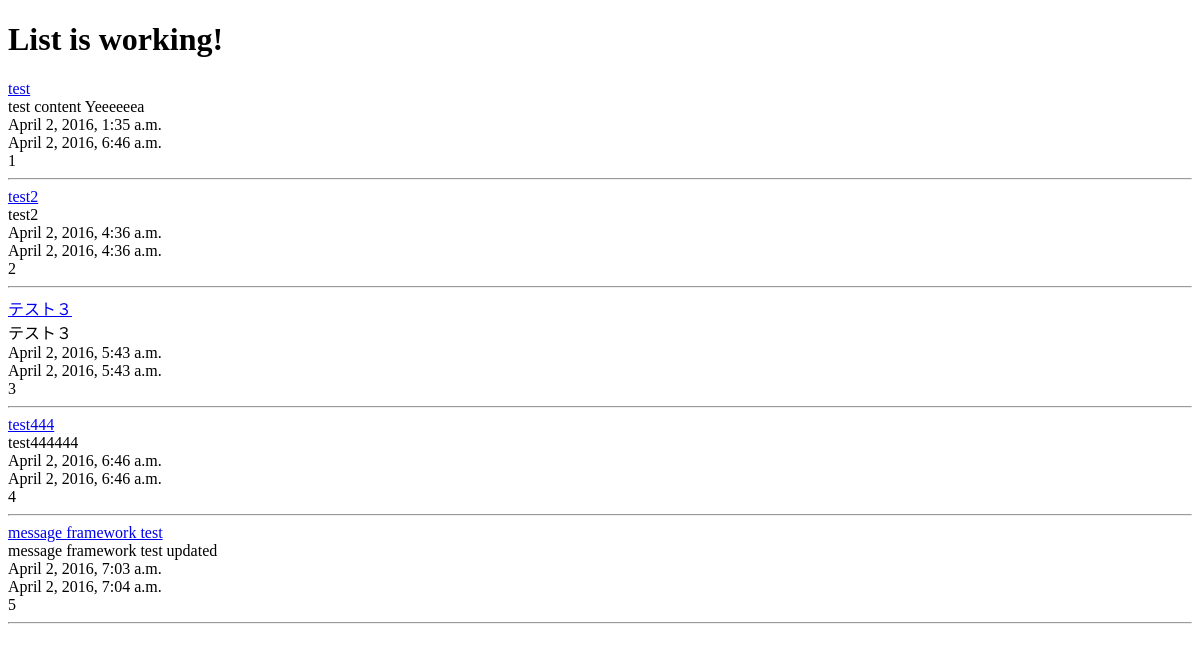
Before: / with the older database file.
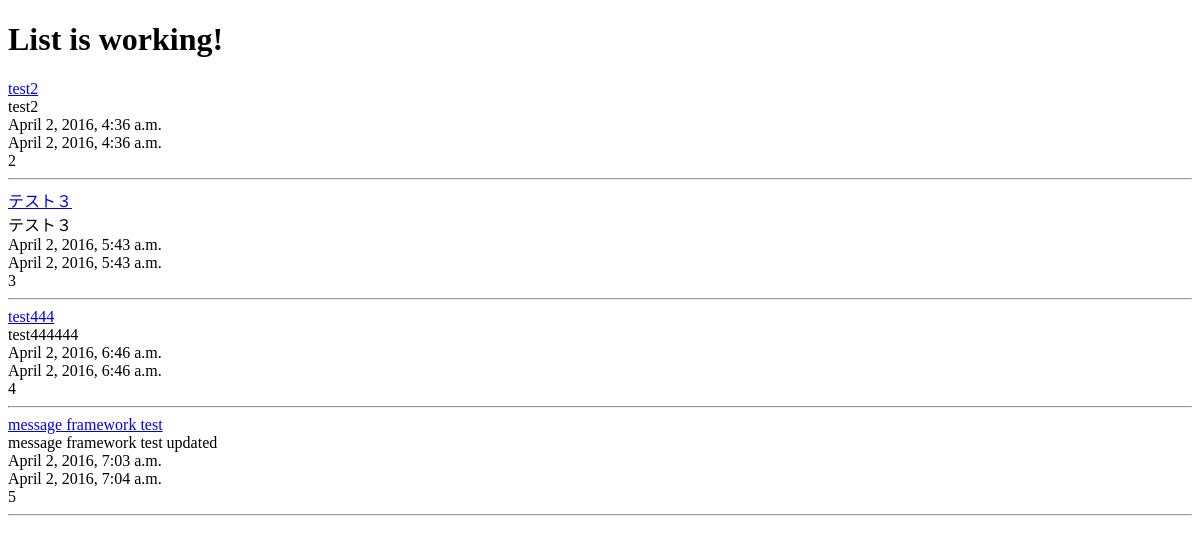
After: the same page with the newer database file.
### posts/models.py (models this page shows, shortened)
class Post(models.Model):
    title = models.CharField(max_length = 120)
    content = models.TextField()
    updated = models.DateTimeField(auto_now = True, auto_now_add = False)
    timestamp = models.DateTimeField(auto_now = False, auto_now_add = True)
    def get_absolute_url(self):
        return reverse('posts:detail', kwargs = {"id": self.id})

### posts/views.py (the view)
# urls.py: url(r'^$', views.post_list, name = 'list'),
def post_list(request):
    queryset = Post.objects.all()
    context = {
        "title": "List",
        "object_list": queryset,
    }
    return render(request, 'index.html', context)

### templates/index.html (shortened to what this page needs)
<!DOCTYPE html>
<html lang = "ja">
    <head>
    </head>
    <body>
        <h1>{{ title }} is working!</h1>
        {% for obj in object_list %}
            <a href = "{{ obj.get_absolute_url }}">{{ obj.title }}</a><br />
            {{ obj.content }}<br />
            {{ obj.timestamp }}<br />
            {{ obj.updated }}<br />
            {{ obj.id }}<br />
            <hr />
        {% endfor %}
    </body>
</html>

Changed rows visible on the page:
removed Post: title "test", content "test content Yeeeeeea", timestamp "April 2, 2016, 1:35 a.m.", updated "April 2, 2016, 6:46 a.m.", id "1"
